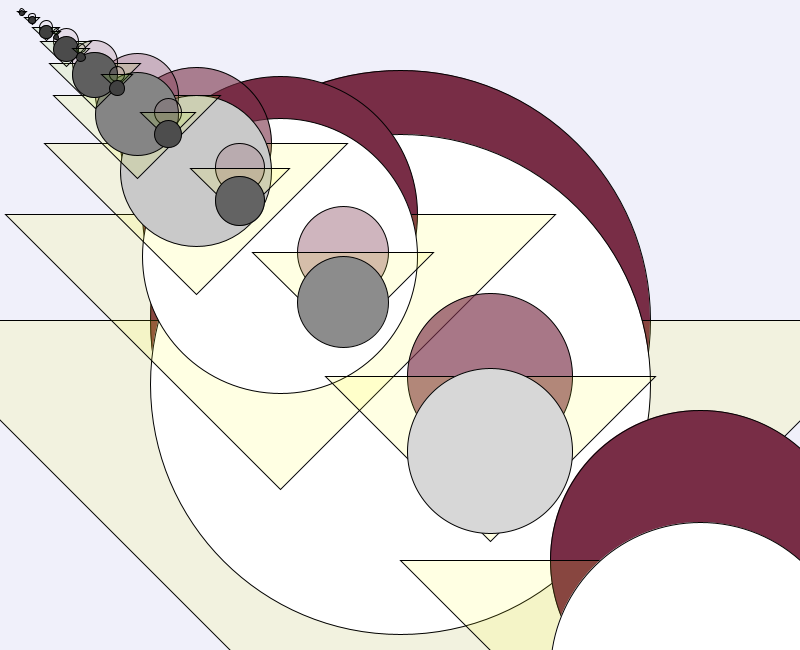
Frame 1 (no input)
Frame 60 (the mouse pressed at the canvas centre just before this capture): identical to frame 1, image omitted
Frame 120 (the mouse held since frame 60 and released just before this capture): identical to frame 1, image omitted

The Processing sketch that drew this single still picture (run headless with seeded random() and noise(); from frame 60 on, the mouse is pressed at the canvas centre):

// Processing sketch: processing_159416
// ── processing_159416.pde

void setup() {
  size(800,650);
}

void drawCircles(int x, int y, float radius) {
  fill(120,45,70,radius);
  ellipse(x, y -=(.2 * y), radius, radius);
  drawTriangle(x, (int)(y + radius), (int)(x+ radius), y, (int)(x - radius), y);
  fill(radius + 50);
  ellipse(x, y += (.2 * y), radius, radius);
  if(radius > 5) {
    radius *= 0.55f;
    drawCircles(x *= .7, y *= .7, radius);
  }
}

void drawTriangle(int x, int y, int x2, int y2, int x3, int y3) {
  fill(50 + y, 130 + x, 20, 30);
  triangle (x,y, x2, y2, x3, y3);
}
 
void draw() {
  background(240,240,250);
  drawCircles(400,400,500);
  drawCircles(700,700,300);
}
